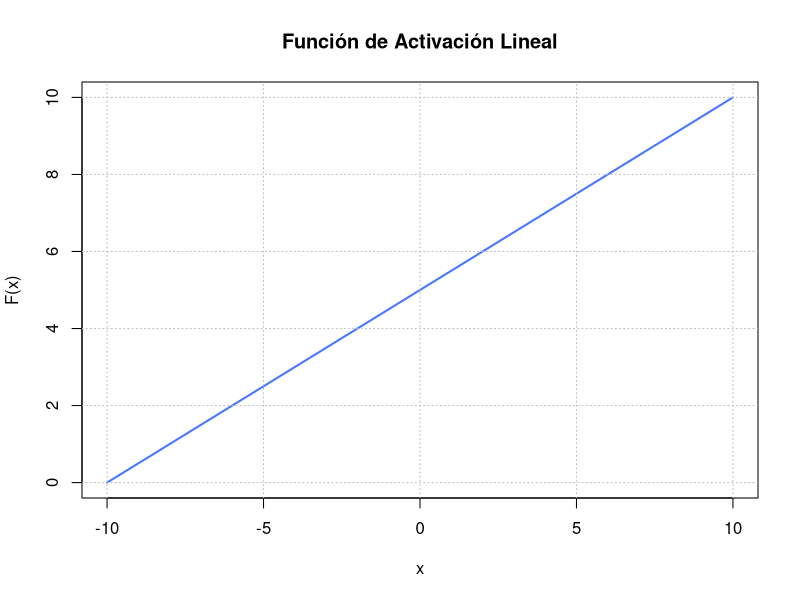
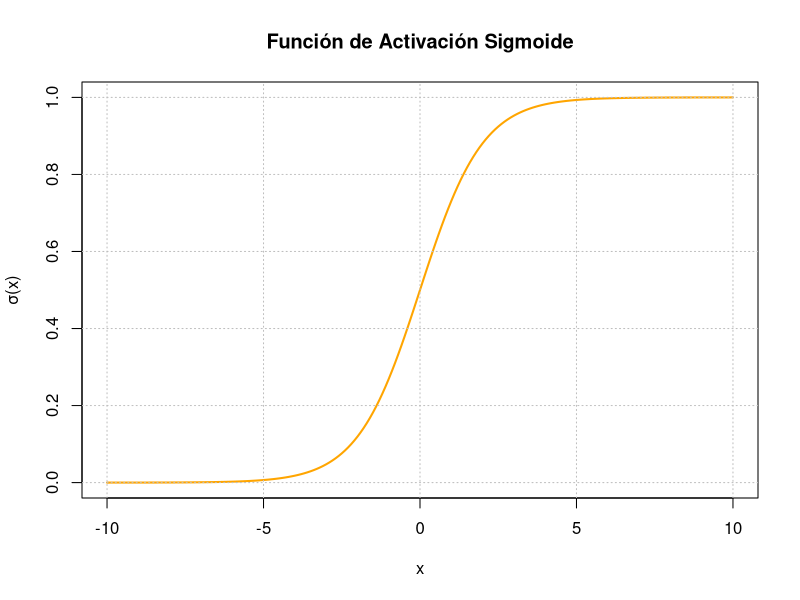
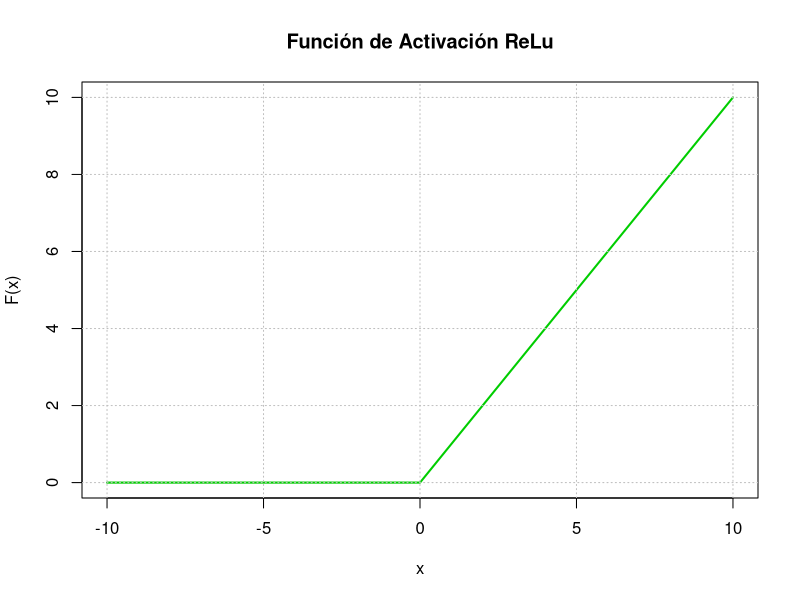
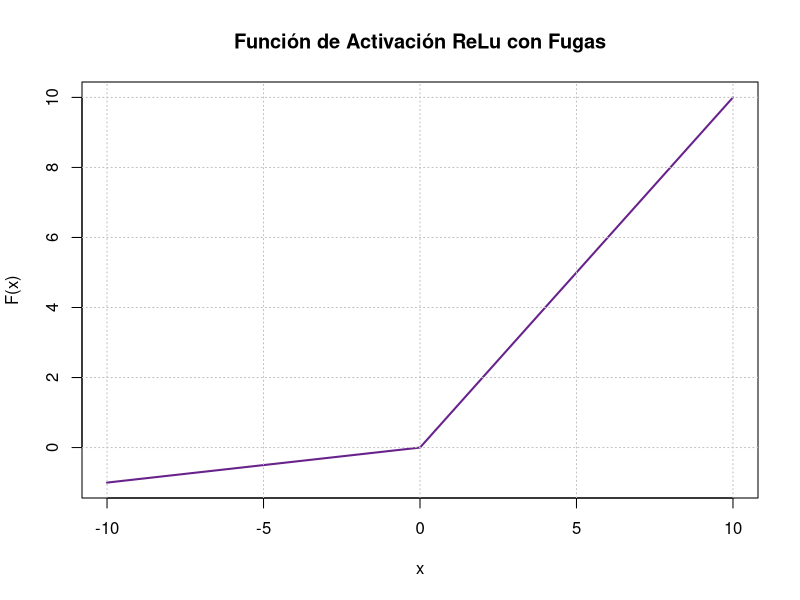
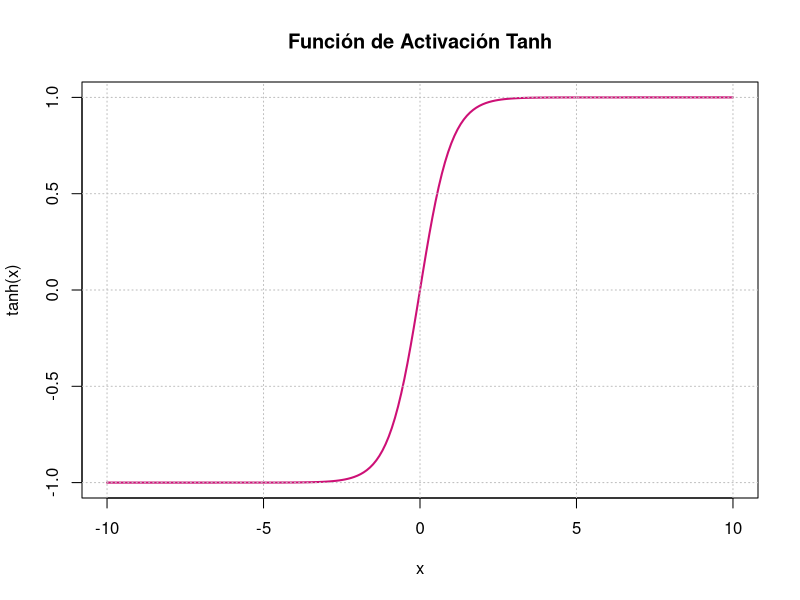
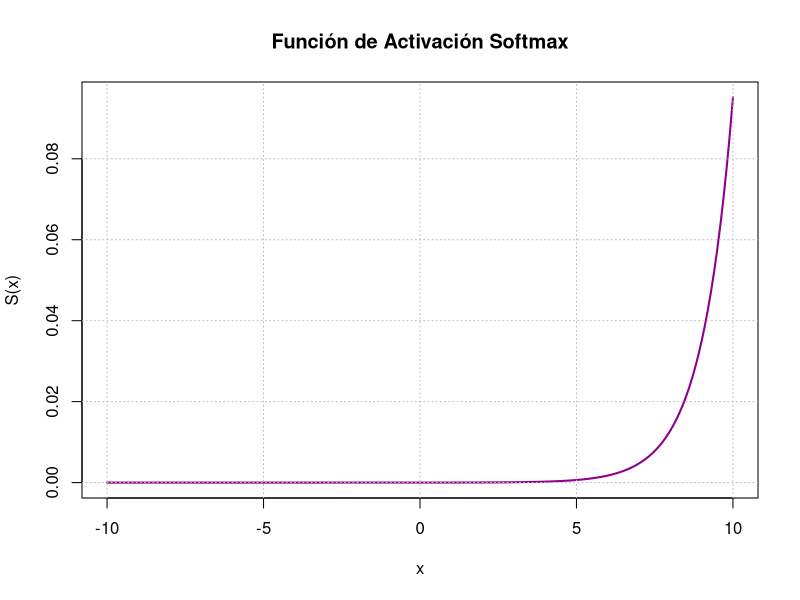

Write the R code that produced these figures, in order.
## ---- chunk 1
#| label: fig-fact
#| fig-cap: "Funciones de activación"
#| fig-subcap:
#|   - "Lineal"
#|   - "Sigmoide"
#|   - "ReLu"
#|   - "ReLu con fugas"
#|   - "Tangente hiperbólica"
#|   - "Softmax"
#| layout-ncol: 3
#| layout-nrow: 2

# ------- Lineal -------
linear = function(x) { 0.5*x+5 }
x = seq(-10, 10, by = 0.1)
y = linear(x)
plot(x, y, type = "l", lwd = 2, col = "royalblue1", xlab = "x", ylab = "F(x)",
     main = "Función de Activación Lineal")
grid(col = "gray")

# ------- Sigmoide -------
sigmoid = function(x) { 1 / (1 + exp(-x)) }
x = seq(-10, 10, by = 0.1)
y = sigmoid(x)
plot(x, y, type = "l", lwd = 2, col = "orange", xlab = "x", ylab = "σ(x)",
     main = "Función de Activación Sigmoide")
grid(col = "gray")

# ------- ReLu -------
ReLu = function(x) { max(0,x) }
x = seq(-10, 10, by = 0.1)
y = sapply(x, ReLu)
plot(x, y, type = "l", lwd = 2, col = "green3", xlab = "x", ylab = "F(x)",
     main = "Función de Activación ReLu")
grid(col = "gray")

# ------- Leaky ReLu -------
LReLu = function(x) { ifelse(x > 0, x, 0.1*x) }
x = seq(-10, 10, by = 0.1)
y = sapply(x, LReLu)
plot(x, y, type = "l", lwd = 2, col = "darkorchid4", xlab = "x", ylab = "F(x)",
     main = "Función de Activación ReLu con Fugas")
grid(col = "gray")

# ------- Tanh -------
Tan_h = function(x) { (exp(x)-exp(-x)) / (exp(x) + exp(-x)) }
x = seq(-10, 10, by = 0.1)
y = Tan_h(x)
plot(x, y, type = "l", lwd = 2, col = "deeppink3", xlab = "x", ylab = "tanh(x)",
     main = "Función de Activación Tanh")
grid(col = "gray")

# ------- Softmax -------
Softmax <- function(x) {exp(x)/sum(exp(x))}
x = seq(-10, 10, by = 0.1)
y = Softmax(x)
plot(x, y, type = "l", lwd = 2, col = "magenta4", xlab = "x", ylab = "S(x)",
     main = "Función de Activación Softmax")
grid(col = "gray")
